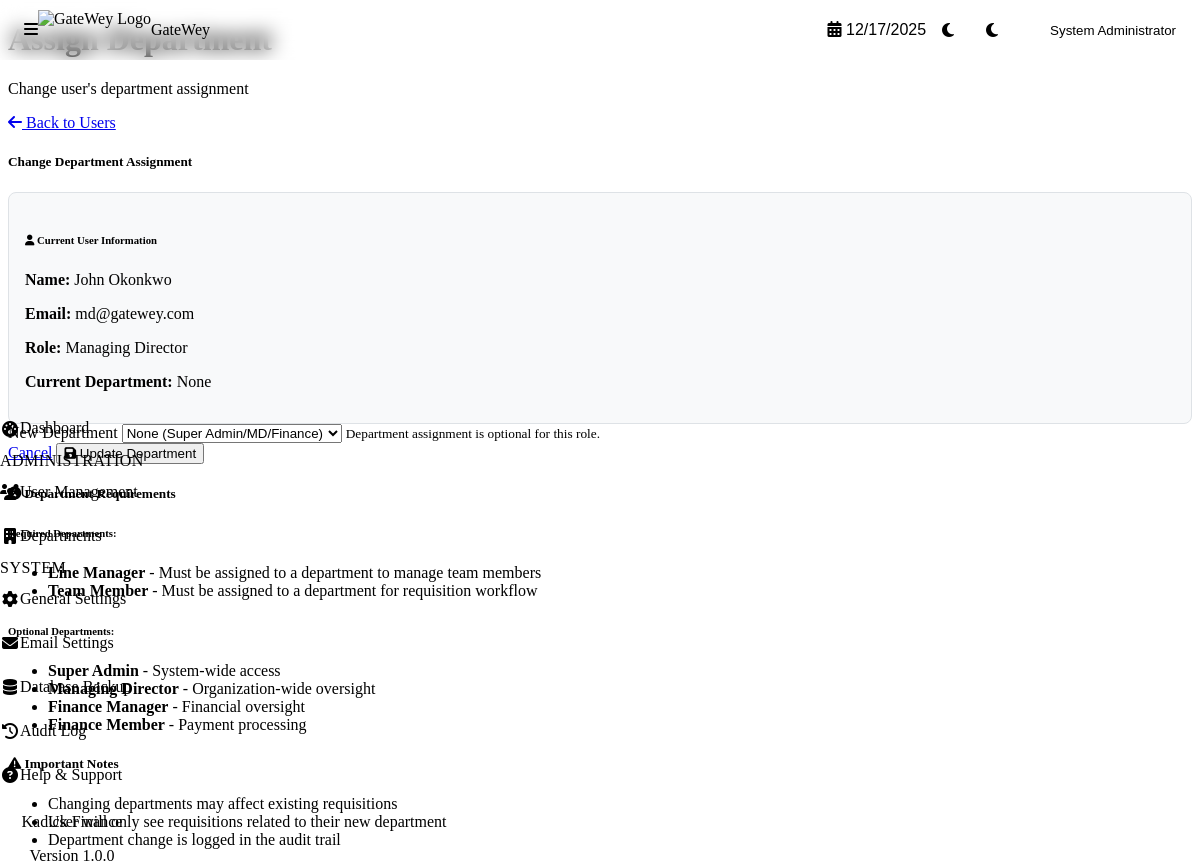
The app's page /admin/users/assign-department.php?id=2 (signed in), older data.
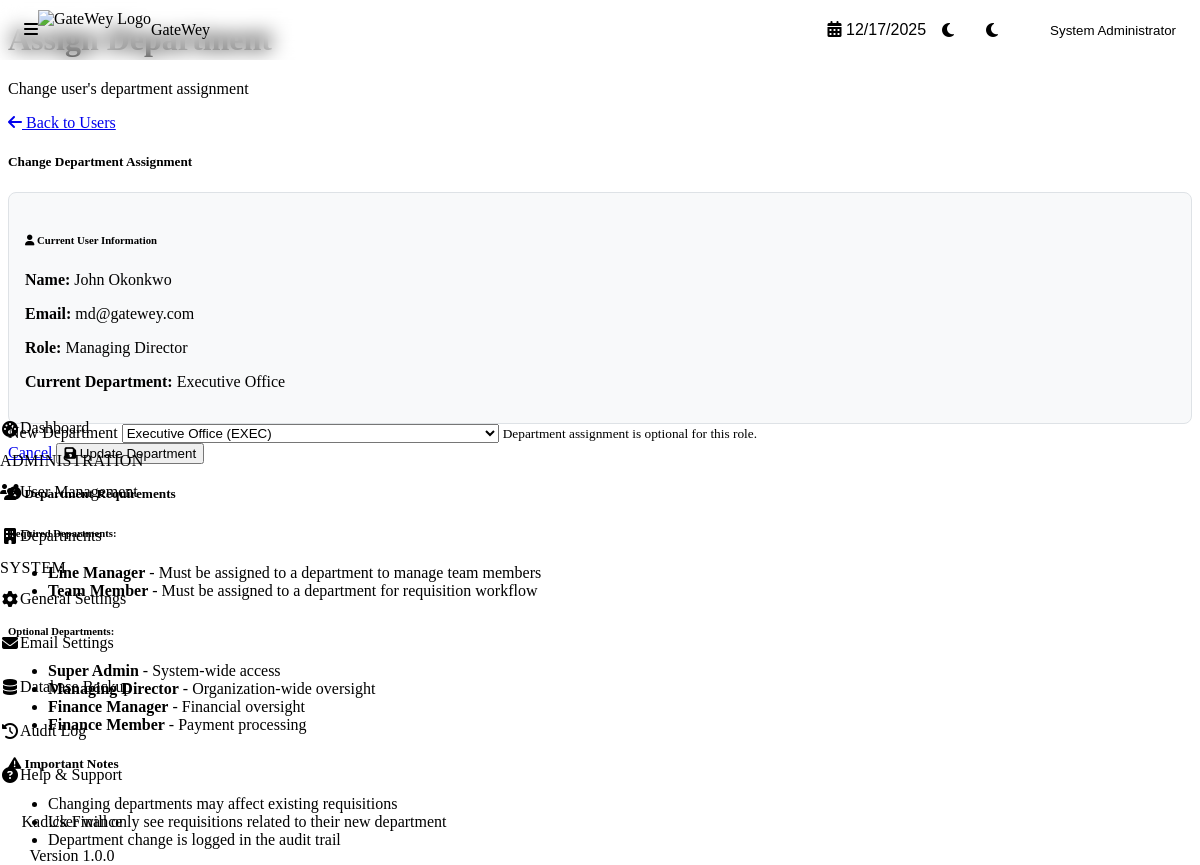
The same page, newer data.
### tables this page shows
CREATE TABLE `users` (
  `id` int NOT NULL,
  `role_id` int NOT NULL,
  `department_id` int DEFAULT NULL,
  `first_name` varchar(50) NOT NULL,
  `last_name` varchar(50) NOT NULL,
  `email` varchar(100) NOT NULL,
  `password_hash` varchar(255) NOT NULL,
  `phone` varchar(20) DEFAULT NULL,
  `is_active` tinyint(1) DEFAULT '1',
  `last_login` timestamp NULL DEFAULT NULL,
  `created_at` timestamp NOT NULL DEFAULT CURRENT_TIMESTAMP,
  `updated_at` timestamp NOT NULL DEFAULT CURRENT_TIMESTAMP ON UPDATE CURRENT_TIMESTAMP
);

CREATE TABLE `roles` (
  `id` int NOT NULL,
  `role_name` varchar(50) NOT NULL,
  `role_code` varchar(20) NOT NULL,
  `description` text,
  `can_raise_requisition` tinyint(1) DEFAULT '1',
  `can_approve` tinyint(1) DEFAULT '0',
  `can_view_all` tinyint(1) DEFAULT '0',
  `created_at` timestamp NOT NULL DEFAULT CURRENT_TIMESTAMP,
  `updated_at` timestamp NOT NULL DEFAULT CURRENT_TIMESTAMP ON UPDATE CURRENT_TIMESTAMP
);

CREATE TABLE `departments` (
  `id` int NOT NULL,
  `department_name` varchar(100) NOT NULL,
  `department_code` varchar(20) NOT NULL,
  `description` text,
  `budget` decimal(15,2) DEFAULT '0.00',
  `is_active` tinyint(1) DEFAULT '1',
  `created_at` timestamp NOT NULL DEFAULT CURRENT_TIMESTAMP,
  `updated_at` timestamp NOT NULL DEFAULT CURRENT_TIMESTAMP ON UPDATE CURRENT_TIMESTAMP
);

### config/database.php (called while the page is built, shortened)
<?php
class Database {
    private static $instance = null;
    private $connection = null;
    private function __construct() {
        try {
            $dsn = DB_DSN;
            $options = [
                PDO::ATTR_ERRMODE            => PDO::ERRMODE_EXCEPTION,
                PDO::ATTR_DEFAULT_FETCH_MODE => PDO::FETCH_ASSOC,
                PDO::ATTR_EMULATE_PREPARES   => false,
                PDO::ATTR_PERSISTENT         => DB_PERSISTENT,
                PDO::MYSQL_ATTR_INIT_COMMAND => "SET NAMES " . DB_CHARSET
            ];
            $this->connection = new PDO($dsn, DB_USER, DB_PASS, $options);
        } catch (PDOException $e) {
            error_log("Database Connection Error: " . $e->getMessage());
            if (defined('APP_ENV') && APP_ENV === 'development' && APP_DEBUG) {
                die("Database Connection Failed: " . $e->getMessage());
            } else {
                die("A database error occurred. Please contact the administrator.");
            }
        }
    }
    public static function getInstance() {
        if (self::$instance === null) {
            self::$instance = new self();
        }
        return self::$instance;
    }
    public function execute($sql, $params = []) {
        try {
            $stmt = $this->connection->prepare($sql);
            $stmt->execute($params);
            return $stmt;
        } catch (PDOException $e) {
            error_log("Query Execution Error: " . $e->getMessage() . " | SQL: " . $sql);
            throw $e;
        }
    }
    public function fetchOne($sql, $params = []) {
        $stmt = $this->execute($sql, $params);
        return $stmt->fetch();
    }
    public function fetchAll($sql, $params = []) {
        $stmt = $this->execute($sql, $params);
        return $stmt->fetchAll();
    }
}

### classes/User.php (called while the page is built, shortened)
<?php
class User {
    private $db;
    public function __construct() {
        $this->db = Database::getInstance();
    }
    public function getById($userId) {
        $sql = "SELECT u.*, r.role_name, r.role_code, d.department_name, d.department_code
                FROM users u
                JOIN roles r ON u.role_id = r.id
                LEFT JOIN departments d ON u.department_id = d.id
                WHERE u.id = ?";
        return $this->db->fetchOne($sql, [$userId]);
    }
}

### config/config.php (called while the page is built, shortened)
<?php
require_once CONFIG_PATH . '/database.php';
spl_autoload_register(function($class) {
    $file = CLASSES_PATH . '/' . $class . '.php';
});

### classes/Department.php (called while the page is built, shortened)
<?php
class Department {
    private $db;
    public function __construct() {
        $this->db = Database::getInstance();
    }
    public function getAll($activeOnly = false) {
        $sql = "SELECT d.*,
                       (SELECT COUNT(*) FROM users WHERE department_id = d.id) as user_count,
                       (SELECT COUNT(*) FROM requisitions WHERE department_id = d.id) as requisition_count
                FROM departments d";
        if ($activeOnly) {
            $sql .= " WHERE d.is_active = 1";
        }
        $sql .= " ORDER BY d.department_name";
        return $this->db->fetchAll($sql);
    }
}

### admin/users/assign-department.php (the view, shortened to what the changed rows need)
<?php
require_once __DIR__ . '/../../config/config.php';
require_once __DIR__ . '/../../config/database.php';
$user = new User();
$department = new Department();
$userId = isset($_GET['id']) ? (int)$_GET['id'] : 0;
$userData = $user->getById($userId);
$departments = $department->getAll(true);
?>
<?php include __DIR__ . '/../../includes/header.php'; ?>
<div class="content-header">
    <div class="d-flex justify-content-between align-items-center mb-4">
        <div>
            <h1 class="content-title">Assign Department</h1>
        </div>
    </div>
</div>
<div class="row">
    <div class="col-md-8">
        <div class="card">
            <div class="card-body">
                <div class="info-card mb-4">
                    <div class="row">
                        <div class="col-md-6">
                            <p class="mb-2">
                                <strong>Name:</strong>
                                <?php echo htmlspecialchars($userData['first_name'] . ' ' . $userData['last_name']); ?>
                            </p>
                            <p class="mb-2">
                                <strong>Email:</strong>
                                <?php echo htmlspecialchars($userData['email']); ?>
                            </p>
                        </div>
                        <div class="col-md-6">
                            <p class="mb-2">
                                <strong>Role:</strong>
                                <?php echo htmlspecialchars($userData['role_name']); ?>
                            </p>
                            <p class="mb-0">
                                <strong>Current Department:</strong>
                                <?php echo $userData['department_name'] ?
                                    '<span class="badge badge-primary">' . htmlspecialchars($userData['department_name']) . '</span>' :
                                    '<span class="badge badge-secondary">None</span>'; ?>
                            </p>
                        </div>
                    </div>
                </div>
                <form method="POST" action="" data-loading>
                    <div class="mb-4">
                        <label for="department_id" class="form-label">
                            New Department
                        </label>
                        <select id="department_id"
                                name="department_id"
                                class="form-control"
                                <?php echo in_array($userData['role_id'], [ROLE_LINE_MANAGER, ROLE_TEAM_MEMBER]) ? 'required' : ''; ?>>
                            <?php if (!in_array($userData['role_id'], [ROLE_LINE_MANAGER, ROLE_TEAM_MEMBER])): ?>
                                <option value="">None (Super Admin/MD/Finance)</option>
                            <?php else: ?>
                                <option value="">-- Select Department --</option>
                            <?php endif; ?>
                            <?php foreach ($departments as $dept): ?>
                                <option value="<?php echo $dept['id']; ?>"
                                        <?php echo ($userData['department_id'] == $dept['id']) ? 'selected' : ''; ?>>
                                    <?php echo htmlspecialchars($dept['department_name']); ?>
                                    (<?php echo htmlspecialchars($dept['department_code']); ?>)
                                </option>
                            <?php endforeach; ?>
                        </select>
                        <?php if (in_array($userData['role_id'], [ROLE_LINE_MANAGER, ROLE_TEAM_MEMBER])): ?>
                            <small class="form-text">Department assignment is required for Line Managers and Team Members.</small>
                        <?php else: ?>
                            <small class="form-text">Department assignment is optional for this role.</small>
                        <?php endif; ?>
                    </div>
                </form>
            </div>
        </div>
    </div>
</div>
<?php include __DIR__ . '/../../includes/footer.php'; ?>

Row changes from the older to the newer data that the page shows:
changed users "John Okonkwo": department.department_name (not shown) → "Executive Office"; department_id "None (Super Admin/MD/Finance)" → "Executive Office (EXEC)"
Text that changed along with them:
text no longer shown: "None"
